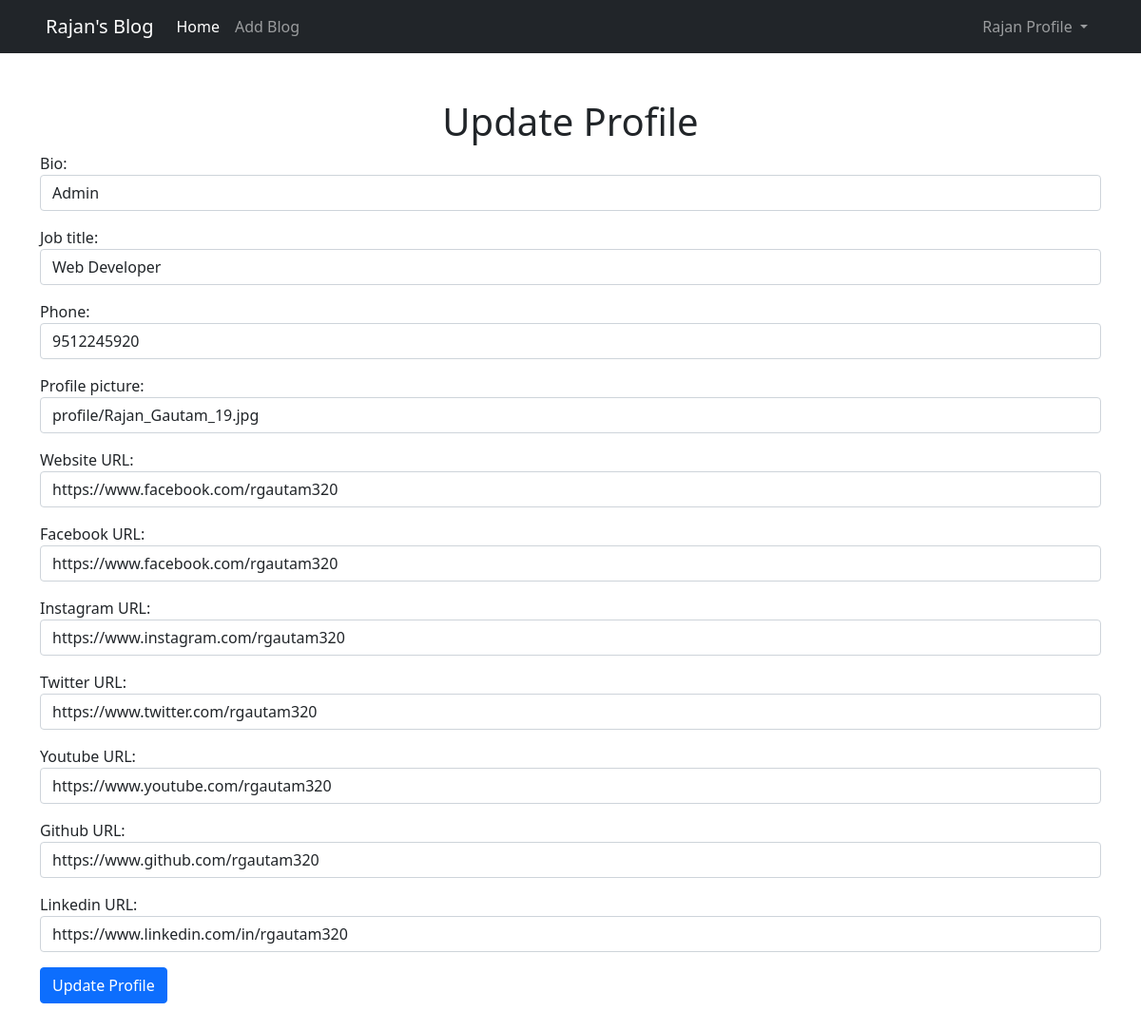
Page /members/13/edit_profile_page/ (signed in) on the earlier database version.
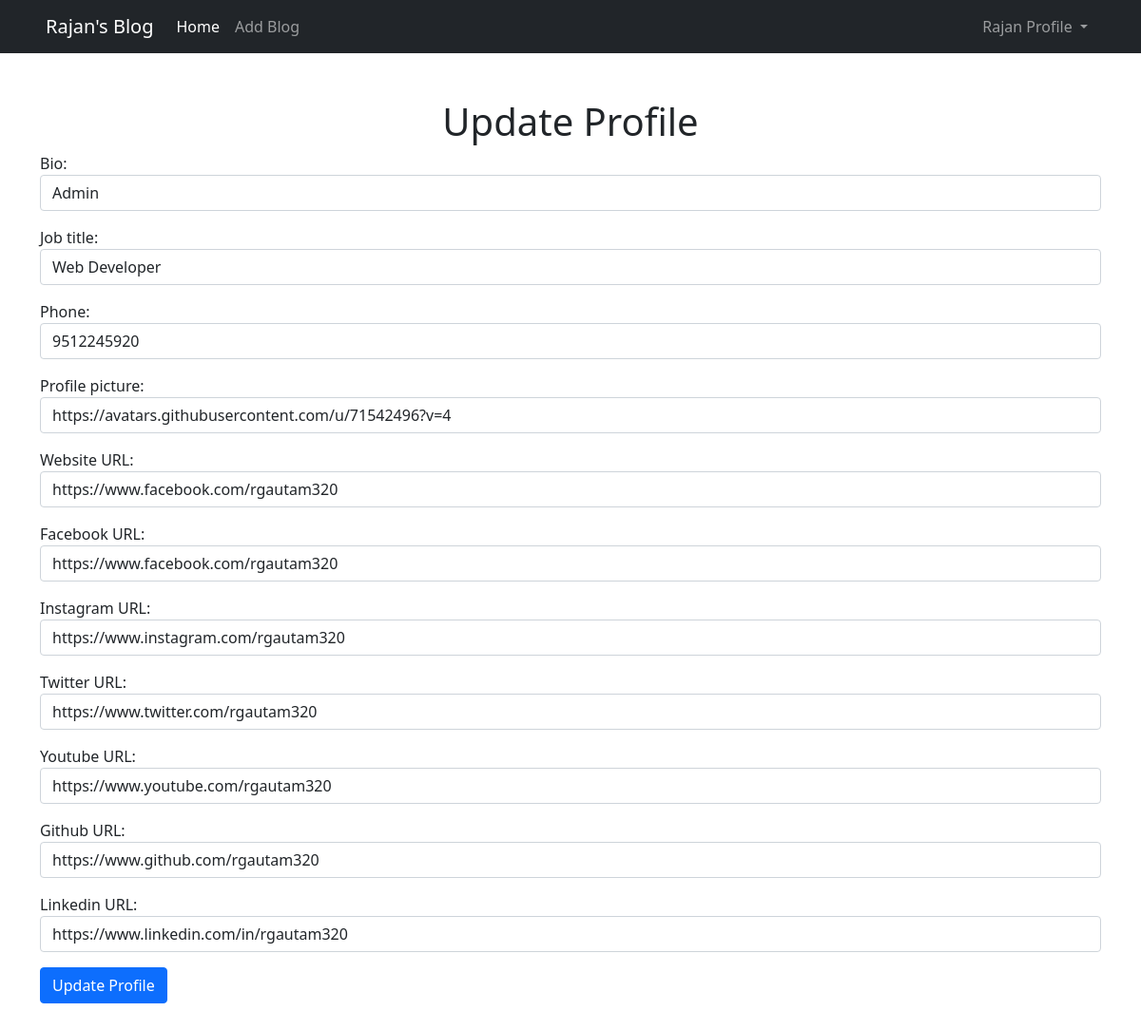
Same page on the later database version.
### theblog/models.py (models this page shows, shortened)
class Profile(models.Model):
    user = models.OneToOneField(User, null=True, on_delete=models.CASCADE)
    bio = models.CharField(max_length=255)
    job_title = models.CharField(null=True, blank=True, max_length=255)
    phone = models.CharField(null=True, blank=True, max_length=10)
    profile_picture = models.CharField(max_length=255, default="")
    website_URL = models.CharField(null=True, blank=True, max_length=255)
    facebook_URL = models.CharField(null=True, blank=True, max_length=255)
    twitter_URL = models.CharField(null=True, blank=True, max_length=255)
    instagram_URL = models.CharField(null=True, blank=True, max_length=255)
    youtube_URL = models.CharField(null=True, blank=True, max_length=255)
    github_URL = models.CharField(null=True, blank=True, max_length=255)
    linkedin_URL = models.CharField(null=True, blank=True, max_length=255)

### members/views.py (the view)
class EditProfilePage(UpdateView):
    model = Profile
    template_name = 'registration/edit_profile_page.html'
    form_class = ProfilePageCreateForm
    success_url = reverse_lazy('home')

### members/forms.py
class ProfilePageCreateForm(forms.ModelForm):
    class Meta:
        model = Profile
        fields = ('bio', 'job_title', 'phone', 'profile_picture', 'website_URL', 'facebook_URL',
                  'instagram_URL', 'twitter_URL', 'youtube_URL', 'github_URL', 'linkedin_URL')
        widgets = {
            'bio': forms.TextInput(attrs={'class': 'form-control'}),
            'job_title': forms.TextInput(attrs={'class': 'form-control'}),
            'phone': forms.TextInput(attrs={'class': 'form-control'}),
            'profile_picture': forms.TextInput(attrs={'class': 'form-control'}),
            'website_URL': forms.TextInput(attrs={'class': 'form-control'}),
            'facebook_URL': forms.TextInput(attrs={'class': 'form-control'}),
            'twitter_URL': forms.TextInput(attrs={'class': 'form-control'}),
            'instagram_URL': forms.TextInput(attrs={'class': 'form-control'}),
            'youtube_URL': forms.TextInput(attrs={'class': 'form-control'}),
            'github_URL': forms.TextInput(attrs={'class': 'form-control'}),
            'linkedin_URL': forms.TextInput(attrs={'class': 'form-control'}),
        }

### members/templates/registration/edit_profile_page.html (shortened to what this page needs)
{% extends 'basic.html' %}
{% block content %}
{% if user.is_authenticated %}
{% if user.profile.id %}
<h1 class="text-center text-dark">Update Profile</h1>
<div class="form-group">
    <form method="POST" enctype="multipart/form-data">
        {{ form.as_p }}
        <button class="btn btn-primary">Update Profile</button>
    </form>
</div>
{% endif %}
{% else %}
<h1 class="text-center">You're not allowed here! (And you know it...)<a href="{% url 'home' %}"><button
            class="btn btn-secondary">Go Back</button></a></h1>
{% endif %}
{% endblock %}

### theblog/templates/basic.html (shortened to what this page needs)
{% load static %}
<!DOCTYPE html>
<html lang="en">
	<head>
		<link
			href="https://cdn.jsdelivr.net/npm/bootstrap@5.0.0-beta3/dist/css/bootstrap.min.css"
			rel="stylesheet"
		/>
		<link
			href="https://maxcdn.bootstrapcdn.com/font-awesome/4.7.0/css/font-awesome.min.css"
			rel="stylesheet"
		/>
	</head>
	<body>
		<nav class="navbar navbar-expand-lg navbar-dark bg-dark">
			<div class="container-fluid px-5">
				<a class="navbar-brand" href="/">Rajan's Blog</a>
				<div class="collapse navbar-collapse" id="navbarSupportedContent">
					<ul class="navbar-nav me-auto mb-2 mb-lg-0">
						<li class="nav-item">
							<a
								class="nav-link active"
								aria-current="page"
								href="{% url 'home' %}"
								>Home</a
							>
						</li>
						 {% if user.is_authenticated %} {% if user.profile.id %}
						<li class="nav-item">
							<a class="nav-link" href="{% url 'addblogpost' %}"
								>Add Blog</a
							>
						</li>
						{% endif %}  {% endif %}
					</ul>
					{% if user.is_authenticated %}
					<ul class="navbar-nav mb-2 mb-lg-0" style="color: black">
						<li class="nav-item dropdown">
							<a
								class="nav-link dropdown-toggle"
								href="#"
								id="navbarDropdown"
								role="button"
								data-bs-toggle="dropdown"
								aria-expanded="false"
							>
								<span>{{user.first_name}}</span> Profile
							</a>
						</li>
					</ul>
					{% endif %}
				</div>
			</div>
		</nav>
		<div class="container my-5">{% block content %} {% endblock %}</div>
	</body>
</html>

### theblog/templates/basic.html (style rules this page uses)
* { box-sizing: border-box; }

Differences in the rows shown:
changed Profile "Admin": profile_picture "profile/Rajan_Gautam_19.jpg" → "https://avatars.githubusercontent.com/u/71542496?v=4"
